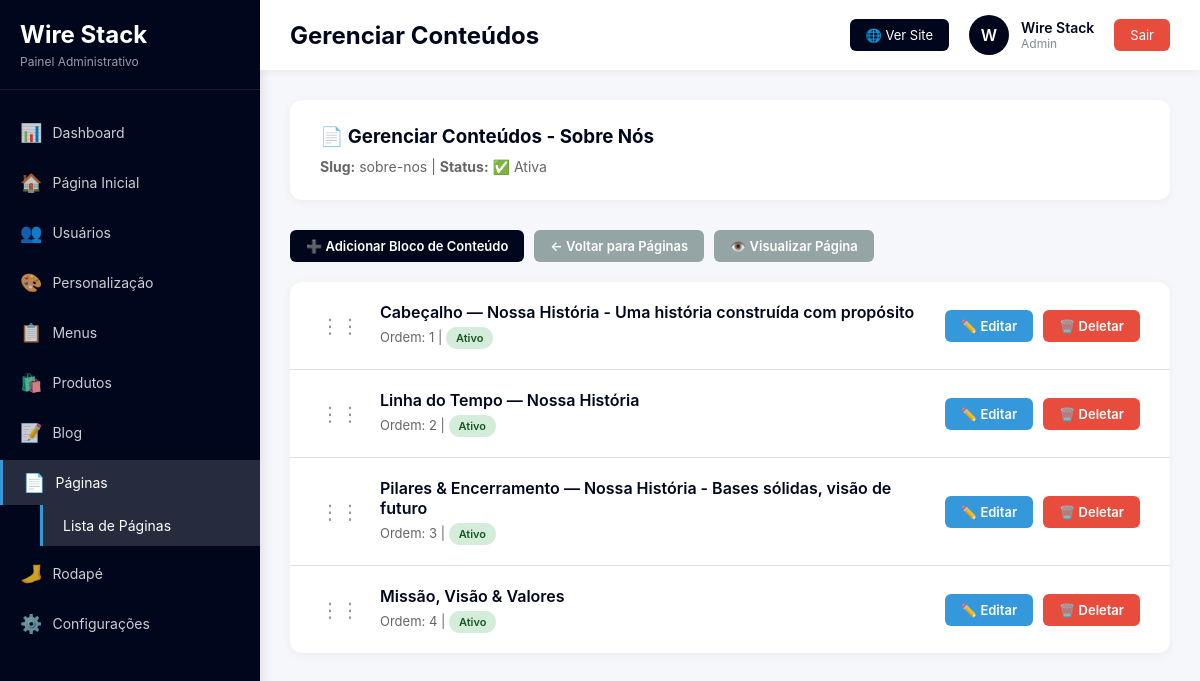
The page /admin/conteudos/index.php?pagina_id=4 (signed in) on the database its author committed.
### tables this page shows
CREATE TABLE IF NOT EXISTS `paginas` (
  `id` int NOT NULL AUTO_INCREMENT,
  `titulo` varchar(200) NOT NULL,
  `slug` varchar(200) NOT NULL,
  `meta_description` varchar(255) DEFAULT NULL,
  `meta_keywords` varchar(255) DEFAULT NULL,
  `ativo` tinyint(1) DEFAULT '1',
  `created_at` timestamp NULL DEFAULT CURRENT_TIMESTAMP,
  `updated_at` timestamp NULL DEFAULT CURRENT_TIMESTAMP ON UPDATE CURRENT_TIMESTAMP,
  PRIMARY KEY (`id`),
  UNIQUE KEY `slug` (`slug`),
  KEY `idx_slug` (`slug`)
);

CREATE TABLE IF NOT EXISTS `conteudos` (
  `id` int NOT NULL AUTO_INCREMENT,
  `pagina_id` int NOT NULL,
  `layout_id` int NOT NULL,
  `dados_json` text NOT NULL,
  `ordem` int DEFAULT '0',
  `ativo` tinyint(1) DEFAULT '1',
  `created_at` timestamp NULL DEFAULT CURRENT_TIMESTAMP,
  `updated_at` timestamp NULL DEFAULT CURRENT_TIMESTAMP ON UPDATE CURRENT_TIMESTAMP,
  PRIMARY KEY (`id`),
  KEY `pagina_id` (`pagina_id`),
  KEY `layout_id` (`layout_id`)
);

CREATE TABLE IF NOT EXISTS `layouts` (
  `id` int NOT NULL AUTO_INCREMENT,
  `nome` varchar(100) NOT NULL,
  `descricao` text,
  `arquivo` varchar(100) NOT NULL,
  `thumbnail` varchar(255) DEFAULT NULL,
  `campos_json` text,
  `ativo` tinyint(1) DEFAULT '1',
  PRIMARY KEY (`id`)
);

### admin/conteudos/index.php (the view, shortened to what this page needs)
<?php
$db = getDB();
$pagina_id = $_GET['pagina_id'] ?? 0;
$stmt = $db->prepare("SELECT * FROM paginas WHERE id = ?");
$stmt->execute([$pagina_id]);
$pagina = $stmt->fetch();
$stmt = $db->prepare("
    SELECT c.*, l.nome as layout_nome, l.descricao as layout_descricao
    FROM conteudos c
    INNER JOIN layouts l ON c.layout_id = l.id
    WHERE c.pagina_id = ?
    ORDER BY c.ordem ASC
");
$stmt->execute([$pagina_id]);
$conteudos = $stmt->fetchAll();
include __DIR__ . '/../includes/header.php';
include __DIR__ . '/../includes/sidebar.php';
?>
<main class="content">
    <div class="page-header">
        <h3>📄 Gerenciar Conteúdos - <?= htmlspecialchars($pagina['titulo']) ?></h3>
        <div class="page-info">
            <strong>Slug:</strong> <?= htmlspecialchars($pagina['slug']) ?> |
            <strong>Status:</strong> <?= $pagina['ativo'] ? '✅ Ativa' : '❌ Inativa' ?>
        </div>
    </div>
    <div style="margin-bottom: 20px; display: flex; gap: 10px;">
        <a href="<?= BASE_URL ?>/admin/conteudos/criar.php?pagina_id=<?= $pagina_id ?>" class="btn btn-primary">
            ➕ Adicionar Bloco de Conteúdo
        </a>
        <a href="<?= BASE_URL ?>/admin/paginas/index.php" class="btn btn-secondary">
            ← Voltar para Páginas
        </a>
        <a href="<?= BASE_URL ?>/pagina.php?slug=<?= htmlspecialchars($pagina['slug']) ?>" class="btn btn-secondary" target="_blank">
            👁️ Visualizar Página
        </a>
    </div>
    <div class="content-list">
        <?php if (empty($conteudos)): ?>
            <div class="empty-state">
                <p>📭 Nenhum conteúdo adicionado ainda</p>
                <a href="<?= BASE_URL ?>/admin/conteudos/criar.php?pagina_id=<?= $pagina_id ?>" class="btn btn-primary">
                    Adicionar Primeiro Bloco
                </a>
            </div>
        <?php else: ?>
            <?php foreach ($conteudos as $conteudo): ?>
                <?php
                $dados = json_decode($conteudo['dados_json'], true);
                $preview_titulo = '';
                if (isset($dados['titulo'])) {
                    $preview_titulo = $dados['titulo'];
                } elseif (isset($dados['texto'])) {
                    $preview_titulo = mb_substr($dados['texto'], 0, 50) . '...';
                }
                ?>
                <div class="content-item">
                    <div class="drag-handle">⋮⋮</div>
                    <div class="content-info">
                        <div class="content-title">
                            <?= htmlspecialchars($conteudo['layout_nome']) ?>
                            <?php if (!empty($preview_titulo)): ?>
                                - <?= htmlspecialchars($preview_titulo) ?>
                            <?php endif; ?>
                        </div>
                        <div class="content-meta">
                            Ordem: <?= $conteudo['ordem'] ?> |
                            <?= $conteudo['ativo'] ? '<span class="badge badge-active">Ativo</span>' : '<span class="badge badge-inactive">Inativo</span>' ?>
                        </div>
                    </div>
                    <div class="content-actions">
                        <a href="<?= BASE_URL ?>/admin/conteudos/editar.php?id=<?= $conteudo['id'] ?>" class="btn btn-edit">
                            ✏️ Editar
                        </a>
                        <a href="<?= BASE_URL ?>/admin/conteudos/deletar.php?id=<?= $conteudo['id'] ?>"
                           class="btn btn-delete"
                           onclick="return confirm('Tem certeza que deseja deletar este conteúdo?')">
                            🗑️ Deletar
                        </a>
                    </div>
                </div>
            <?php endforeach; ?>
        <?php endif; ?>
    </div>
</main>
<?php include __DIR__ . '/../includes/footer.php'; ?>

### admin/assets/css/dashboard.css (style rules this page uses)
* { margin: 0; padding: 0; box-sizing: border-box; }
body { font-family: -apple-system, BlinkMacSystemFont, 'Segoe UI', Roboto, Oxygen, Ubuntu, Cantarell, sans-serif; background: #f5f7fa; color: #333; }
.content { margin-left: 260px; margin-top: 70px; padding: 30px; min-height: calc(100vh - 70px); }
.btn { display: inline-block; padding: 12px 24px; background: #00071c; color: white; text-decoration: none; border-radius: 8px; font-weight: 600; font-size: 14px; transition: all 0.3s; border: none; cursor: pointer; }

### admin/conteudos/index.php (style rules this page uses)
.page-header { background: white; padding: 25px 30px; border-radius: 12px; margin-bottom: 30px; box-shadow: 0 2px 10px rgba(0,0,0,0.05); }
.page-header h3 { margin: 0 0 10px 0; color: #00071c; }
.page-info { color: #666; font-size: 14px; }
.content-list { background: white; border-radius: 12px; overflow: hidden; box-shadow: 0 2px 10px rgba(0,0,0,0.05); }
.content-item { padding: 20px 30px; border-bottom: 1px solid #e0e0e0; display: flex; align-items: center; gap: 20px; transition: background 0.3s; }
.content-item:last-child { border-bottom: none; }
.drag-handle { cursor: move; color: #999; font-size: 20px; }
.content-info { flex: 1; }
.content-title { font-weight: 600; color: #00071c; margin-bottom: 5px; }
.content-meta { font-size: 13px; color: #666; }
.content-actions { display: flex; gap: 10px; }
.btn { padding: 8px 16px; border-radius: 6px; text-decoration: none; font-size: 13px; font-weight: 600; transition: all 0.3s; border: none; cursor: pointer; }
.btn-primary { background: #00071c; color: white; }
.btn-edit { background: #3498db; color: white; }
.btn-delete { background: #e74c3c; color: white; }
.btn-secondary { background: #95a5a6; color: white; }
.badge { display: inline-block; padding: 4px 10px; border-radius: 12px; font-size: 11px; font-weight: 600; }
.badge-active { background: #d4edda; color: #155724; }

### rows shown on the page
paginas: titulo "Sobre Nós", slug "sobre-nos"
conteudos: layout.nome "Cabeçalho — Nossa História", dados_json "Uma história construída com propósito", ordem "1", ativo "Ativo"
conteudos: layout.nome "Linha do Tempo — Nossa História", ordem "2", ativo "Ativo"
conteudos: layout.nome "Pilares & Encerramento — Nossa História", dados_json "Bases sólidas, visão de futuro", ordem "3", ativo "Ativo"
conteudos: layout.nome "Missão, Visão & Valores", ordem "4", ativo "Ativo"

### other values the page prints
$page_title "Gerenciar Conteúdos"
substr($user_name, 0, 1) "W"
$user_name "Wire Stack"
$user_role "Admin"
